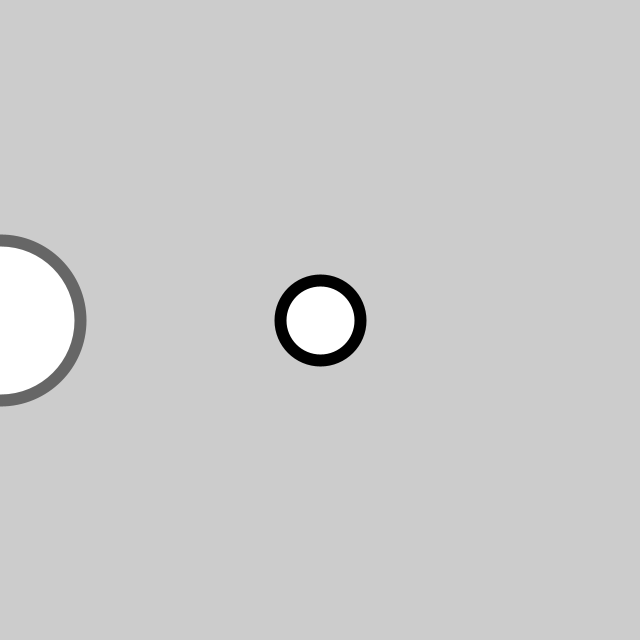
Frame 1 (no input)
Frame 60 (the mouse pressed at the canvas centre just before this capture): identical to frame 1, image omitted
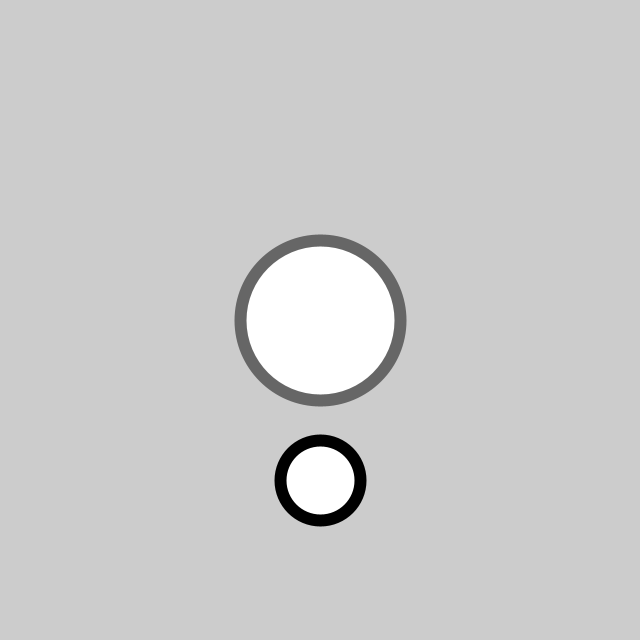
Frame 120 (the mouse held since frame 60 and released just before this capture)

The Processing sketch that drew these frames (run headless with seeded random() and noise(); from frame 60 on, the mouse is pressed at the canvas centre):

// Processing sketch: sketch_35mapFunction
// ── sketch_35mapFunction.pde
void setup() {
  size(640, 640);
  strokeWeight(12);
}

void draw() {
  background(204);

  stroke(102);
  ellipse(mouseX, 320, 160, 160); 

  stroke(0);
  float mx = map(mouseX, 0, width, height/2, height);
  ellipse(320, mx, 80, 80); 
}
